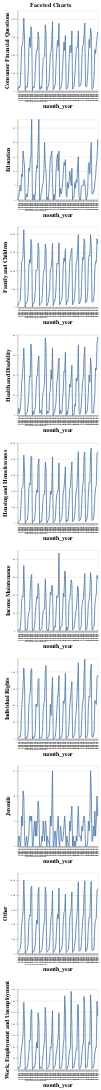

The code cell stored with this chart in its notebook:
### Code cell
# Create a list of charts to concatenate
facet_cols = list(ts_counts.columns)[1:]
charts = []

for cat in facet_cols:
    chart = alt.Chart(ts_counts).mark_line().encode(
        x='month_year',
        y=cat
    ).properties(
        width=200,
        height=200
    )
    charts.append(chart)
    
# Concatenate the charts into a facet chart
facet_chart = charts[0]
facet_chart
for chart in charts[1:]:
    facet_chart &= chart

# Configure the chart
facet_chart = facet_chart.properties(
    title='Faceted Charts'
).configure_axis(
    labelFontSize=5,
    titleFontSize=14
).configure_title(
    fontSize=16,
    fontWeight='bold',
    anchor='middle'
)

facet_chart

### Figure 1 — Vega-Lite specification as saved in the notebook (floating-point values rounded to 4 significant figures)
{"config": {"view": {"continuousWidth": 400, "continuousHeight": 300}, "axis": {"labelFontSize": 5, "titleFontSize": 14}, "title": {"anchor": "middle", "fontSize": 16, "fontWeight": "bold"}}, "vconcat": [{"mark": "line", "encoding": {"x": {"type": "nominal", "field": "month_year"}, "y": {"type": "quantitative", "field": "Consumer Financial Questions"}}, "height": 200, "width": 200}, {"mark": "line", "encoding": {"x": {"type": "nominal", "field": "month_year"}, "y": {"type": "quantitative", "field": "Education"}}, "height": 200, "width": 200}, {"mark": "line", "encoding": {"x": {"type": "nominal", "field": "month_year"}, "y": {"type": "quantitative", "field": "Family and Children"}}, "height": 200, "width": 200}, {"mark": "line", "encoding": {"x": {"type": "nominal", "field": "month_year"}, "y": {"type": "quantitative", "field": "Health and Disability"}}, "height": 200, "width": 200}, {"mark": "line", "encoding": {"x": {"type": "nominal", "field": "month_year"}, "y": {"type": "quantitative", "field": "Housing and Homelessness"}}, "height": 200, "width": 200}, {"mark": "line", "encoding": {"x": {"type": "nominal", "field": "month_year"}, "y": {"type": "quantitative", "field": "Income Maintenance"}}, "height": 200, "width": 200}, {"mark": "line", "encoding": {"x": {"type": "nominal", "field": "month_year"}, "y": {"type": "quantitative", "field": "Individual Rights"}}, "height": 200, "width": 200}, {"mark": "line", "encoding": {"x": {"type": "nominal", "field": "month_year"}, "y": {"type": "quantitative", "field": "Juvenile"}}, "height": 200, "width": 200}, {"mark": "line", "encoding": {"x": {"type": "nominal", "field": "month_year"}, "y": {"type": "quantitative", "field": "Other"}}, "height": 200, "width": 200}, {"mark": "line", "encoding": {"x": {"type": "nominal", "field": "month_year"}, "y": {"type": "quantitative", "field": "Work, Employment and Unemployment"}}, "height": 200, "width": 200}], "data": {"name": "data-1521109b7d05a1820f52dfdfe98d200a"}, "title": "Faceted Charts", "$schema": "https://vega.github.io/schema/vega-lite/v4.8.1.json", "datasets": {"data-1521109b7d05a1820f52dfdfe98d200a": [{"month_year": "1-2013", "Consumer Financial Questions": 6, "Education": 0, "Family and Children": 38, "Health and Disability": 1, "Housing and Homelessness": 6, "Income Maintenance": 0, "Individual Rights": 1, "Juvenile": 0, "Other": 11, "Work, Employment and Unemployment": 10}, {"month_year": "1-2014", "Consumer Financial Questions": 23, "Education": 1, "Family and Children": 126, "Health and Disability": 7, "Housing and Homelessness": 24, "Income Maintenance": 0, "Individual Rights": 3, "Juvenile": 2, "Other": 32, "Work, Employment and Unemployment": 4}, {"month_year": "1-2015", "Consumer Financial Questions": 16, "Education": 3, "Family and Children": 142, "Health and Disability": 2, "Housing and Homelessness": 34, "Income Maintenance": 2, "Individual Rights": 7, "Juvenile": 2, "Other": 46, "Work, Employment and Unemployment": 13}, {"month_year": "1-2016", "Consumer Financial Questions": 32, "Education": 5, "Family and Children": 168, "Health and Disability": 6, "Housing and Homelessness": 37, "Income Maintenance": 1, "Individual Rights": 5, "Juvenile": 0, "Other": 61, "Work, Employment and Unemployment": 13}, {"month_year": "1-2017", "Consumer Financial Questions": 122, "Education": 3, "Family and Children": 575, "Health and Disability": 14, "Housing and Homelessness": 202, "Income Maintenance": 13, "Individual Rights": 27, "Juvenile": 1, "Other": 144, "Work, Employment and Unemployment": 67}, {"month_year": "1-2018", "Consumer Financial Questions": 242, "Education": 9, "Family and Children": 1258, "Health and Disability": 31, "Housing and Homelessness": 420, "Income Maintenance": 32, "Individual Rights": 92, "Juvenile": 6, "Other": 382, "Work, Employment and Unemployment": 95}, {"month_year": "1-2019", "Consumer Financial Questions": 255, "Education": 8, "Family and Children": 1276, "Health and Disability": 39, "Housing and Homelessness": 445, "Income Maintenance": 39, "Individual Rights": 119, "Juvenile": 4, "Other": 490, "Work, Employment and Unemployment": 115}, {"month_year": "1-2020", "Consumer Financial Questions": 297, "Education": 17, "Family and Children": 1440, "Health and Disability": 50, "Housing and Homelessness": 472, "Income Maintenance": 38, "Individual Rights": 157, "Juvenile": 11, "Other": 559, "Work, Employment and Unemployment": 154}, {"month_year": "1-2021", "Consumer Financial Questions": 407, "Education": 14, "Family and Children": 2117, "Health and Disability": 67, "Housing and Homelessness": 851, "Income Maintenance": 73, "Individual Rights": 212, "Juvenile": 10, "Other": 1006, "Work, Employment and Unemployment": 293}, {"month_year": "1-2022", "Consumer Financial Questions": 296, "Education": 12, "Family and Children": 1366, "Health and Disability": 44, "Housing and Homelessness": 679, "Income Maintenance": 42, "Individual Rights": 169, "Juvenile": 2, "Other": 706, "Work, Employment and Unemployment": 205}, {"month_year": "10-2012", "Consumer Financial Questions": 1, "Education": 0, "Family and Children": 2, "Health and Disability": 0, "Housing and Homelessness": 0, "Income Maintenance": 0, "Individual Rights": 0, "Juvenile": 0, "Other": 0, "Work, Employment and Unemployment": 0}, {"month_year": "10-2013", "Consumer Financial Questions": 26, "Education": 1, "Family and Children": 129, "Health and Disability": 1, "Housing and Homelessness": 20, "Income Maintenance": 2, "Individual Rights": 0, "Juvenile": 1, "Other": 29, "Work, Employment and Unemployment": 8}, {"month_year": "10-2014", "Consumer Financial Questions": 22, "Education": 2, "Family and Children": 121, "Health and Disability": 2, "Housing and Homelessness": 37, "Income Maintenance": 1, "Individual Rights": 6, "Juvenile": 2, "Other": 39, "Work, Employment and Unemployment": 8}, {"month_year": "10-2015", "Consumer Financial Questions": 20, "Education": 1, "Family and Children": 154, "Health and Disability": 3, "Housing and Homelessness": 42, "Income Maintenance": 2, "Individual Rights": 5, "Juvenile": 0, "Other": 47, "Work, Employment and Unemployment": 10}, {"month_year": "10-2016", "Consumer Financial Questions": 89, "Education": 4, "Family and Children": 407, "Health and Disability": 12, "Housing and Homelessness": 140, "Income Maintenance": 15, "Individual Rights": 18, "Juvenile": 1, "Other": 135, "Work, Employment and Unemployment": 35}, {"month_year": "10-2017", "Consumer Financial Questions": 233, "Education": 11, "Family and Children": 1083, "Health and Disability": 21, "Housing and Homelessness": 420, "Income Maintenance": 21, "Individual Rights": 95, "Juvenile": 2, "Other": 424, "Work, Employment and Unemployment": 69}, {"month_year": "10-2018", "Consumer Financial Questions": 298, "Education": 10, "Family and Children": 1303, "Health and Disability": 39, "Housing and Homelessness": 501, "Income Maintenance": 22, "Individual Rights": 124, "Juvenile": 6, "Other": 527, "Work, Employment and Unemployment": 129}, {"month_year": "10-2019", "Consumer Financial Questions": 243, "Education": 14, "Family and Children": 1204, "Health and Disability": 38, "Housing and Homelessness": 480, "Income Maintenance": 46, "Individual Rights": 139, "Juvenile": 6, "Other": 512, "Work, Employment and Unemployment": 128}, {"month_year": "10-2020", "Consumer Financial Questions": 359, "Education": 15, "Family and Children": 1853, "Health and Disability": 71, "Housing and Homelessness": 829, "Income Maintenance": 59, "Individual Rights": 204, "Juvenile": 5, "Other": 874, "Work, Employment and Unemployment": 247}, {"month_year": "10-2021", "Consumer Financial Questions": 334, "Education": 28, "Family and Children": 1704, "Health and Disability": 58, "Housing and Homelessness": 831, "Income Maintenance": 63, "Individual Rights": 210, "Juvenile": 6, "Other": 925, "Work, Employment and Unemployment": 262}, {"month_year": "11-2012", "Consumer Financial Questions": 2, "Education": 0, "Family and Children": 3, "Health and Disability": 0, "Housing and Homelessness": 0, "Income Maintenance": 0, "Individual Rights": 0, "Juvenile": 0, "Other": 1, "Work, Employment and Unemployment": 0}, {"month_year": "11-2013", "Consumer Financial Questions": 24, "Education": 0, "Family and Children": 117, "Health and Disability": 4, "Housing and Homelessness": 29, "Income Maintenance": 1, "Individual Rights": 7, "Juvenile": 0, "Other": 42, "Work, Employment and Unemployment": 7}, {"month_year": "11-2014", "Consumer Financial Questions": 16, "Education": 2, "Family and Children": 110, "Health and Disability": 1, "Housing and Homelessness": 39, "Income Maintenance": 1, "Individual Rights": 3, "Juvenile": 3, "Other": 29, "Work, Employment and Unemployment": 12}, {"month_year": "11-2015", "Consumer Financial Questions": 23, "Education": 0, "Family and Children": 159, "Health and Disability": 4, "Housing and Homelessness": 36, "Income Maintenance": 4, "Individual Rights": 6, "Juvenile": 5, "Other": 43, "Work, Employment and Unemployment": 8}, {"month_year": "11-2016", "Consumer Financial Questions": 113, "Education": 2, "Family and Children": 430, "Health and Disability": 8, "Housing and Homelessness": 150, "Income Maintenance": 19, "Individual Rights": 21, "Juvenile": 2, "Other": 145, "Work, Employment and Unemployment": 33}, {"month_year": "11-2017", "Consumer Financial Questions": 205, "Education": 8, "Family and Children": 1013, "Health and Disability": 24, "Housing and Homelessness": 367, "Income Maintenance": 28, "Individual Rights": 104, "Juvenile": 5, "Other": 339, "Work, Employment and Unemployment": 84}, {"month_year": "11-2018", "Consumer Financial Questions": 230, "Education": 12, "Family and Children": 1011, "Health and Disability": 39, "Housing and Homelessness": 413, "Income Maintenance": 38, "Individual Rights": 95, "Juvenile": 2, "Other": 457, "Work, Employment and Unemployment": 119}, {"month_year": "11-2019", "Consumer Financial Questions": 228, "Education": 11, "Family and Children": 1056, "Health and Disability": 40, "Housing and Homelessness": 384, "Income Maintenance": 36, "Individual Rights": 101, "Juvenile": 5, "Other": 406, "Work, Employment and Unemployment": 94}, {"month_year": "11-2020", "Consumer Financial Questions": 330, "Education": 19, "Family and Children": 1752, "Health and Disability": 54, "Housing and Homelessness": 742, "Income Maintenance": 53, "Individual Rights": 176, "Juvenile": 9, "Other": 855, "Work, Employment and Unemployment": 248}, {"month_year": "11-2021", "Consumer Financial Questions": 290, "Education": 28, "Family and Children": 1605, "Health and Disability": 59, "Housing and Homelessness": 802, "Income Maintenance": 45, "Individual Rights": 180, "Juvenile": 7, "Other": 905, "Work, Employment and Unemployment": 213}, {"month_year": "12-2012", "Consumer Financial Questions": 8, "Education": 0, "Family and Children": 44, "Health and Disability": 2, "Housing and Homelessness": 4, "Income Maintenance": 1, "Individual Rights": 1, "Juvenile": 0, "Other": 8, "Work, Employment and Unemployment": 4}, {"month_year": "12-2013", "Consumer Financial Questions": 9, "Education": 0, "Family and Children": 102, "Health and Disability": 3, "Housing and Homelessness": 18, "Income Maintenance": 1, "Individual Rights": 3, "Juvenile": 0, "Other": 24, "Work, Employment and Unemployment": 12}, {"month_year": "12-2014", "Consumer Financial Questions": 24, "Education": 2, "Family and Children": 128, "Health and Disability": 5, "Housing and Homelessness": 34, "Income Maintenance": 2, "Individual Rights": 5, "Juvenile": 0, "Other": 31, "Work, Employment and Unemployment": 10}, {"month_year": "12-2015", "Consumer Financial Questions": 14, "Education": 3, "Family and Children": 130, "Health and Disability": 1, "Housing and Homelessness": 28, "Income Maintenance": 2, "Individual Rights": 4, "Juvenile": 2, "Other": 52, "Work, Employment and Unemployment": 2}, {"month_year": "12-2016", "Consumer Financial Questions": 97, "Education": 5, "Family and Children": 382, "Health and Disability": 17, "Housing and Homelessness": 179, "Income Maintenance": 13, "Individual Rights": 19, "Juvenile": 1, "Other": 122, "Work, Employment and Unemployment": 37}, {"month_year": "12-2017", "Consumer Financial Questions": 180, "Education": 6, "Family and Children": 867, "Health and Disability": 23, "Housing and Homelessness": 324, "Income Maintenance": 23, "Individual Rights": 82, "Juvenile": 5, "Other": 303, "Work, Employment and Unemployment": 69}, {"month_year": "12-2018", "Consumer Financial Questions": 188, "Education": 9, "Family and Children": 1012, "Health and Disability": 26, "Housing and Homelessness": 360, "Income Maintenance": 24, "Individual Rights": 105, "Juvenile": 3, "Other": 395, "Work, Employment and Unemployment": 105}, {"month_year": "12-2019", "Consumer Financial Questions": 196, "Education": 20, "Family and Children": 1037, "Health and Disability": 34, "Housing and Homelessness": 357, "Income Maintenance": 24, "Individual Rights": 116, "Juvenile": 1, "Other": 435, "Work, Employment and Unemployment": 120}, {"month_year": "12-2020", "Consumer Financial Questions": 370, "Education": 12, "Family and Children": 1729, "Health and Disability": 77, "Housing and Homelessness": 761, "Income Maintenance": 58, "Individual Rights": 198, "Juvenile": 5, "Other": 911, "Work, Employment and Unemployment": 272}, {"month_year": "12-2021", "Consumer Financial Questions": 321, "Education": 10, "Family and Children": 1595, "Health and Disability": 67, "Housing and Homelessness": 689, "Income Maintenance": 34, "Individual Rights": 219, "Juvenile": 4, "Other": 812, "Work, Employment and Unemployment": 187}, {"month_year": "2-2013", "Consumer Financial Questions": 4, "Education": 0, "Family and Children": 34, "Health and Disability": 1, "Housing and Homelessness": 6, "Income Maintenance": 2, "Individual Rights": 0, "Juvenile": 0, "Other": 19, "Work, Employment and Unemployment": 3}, {"month_year": "2-2014", "Consumer Financial Questions": 21, "Education": 1, "Family and Children": 97, "Health and Disability": 4, "Housing and Homelessness": 18, "Income Maintenance": 0, "Individual Rights": 2, "Juvenile": 2, "Other": 26, "Work, Employment and Unemployment": 5}, {"month_year": "2-2015", "Consumer Financial Questions": 25, "Education": 0, "Family and Children": 119, "Health and Disability": 2, "Housing and Homelessness": 42, "Income Maintenance": 0, "Individual Rights": 6, "Juvenile": 1, "Other": 40, "Work, Employment and Unemployment": 10}, {"month_year": "2-2016", "Consumer Financial Questions": 38, "Education": 3, "Family and Children": 296, "Health and Disability": 3, "Housing and Homelessness": 56, "Income Maintenance": 4, "Individual Rights": 8, "Juvenile": 1, "Other": 52, "Work, Employment and Unemployment": 13}, {"month_year": "2-2017", "Consumer Financial Questions": 127, "Education": 9, "Family and Children": 457, "Health and Disability": 22, "Housing and Homelessness": 179, "Income Maintenance": 24, "Individual Rights": 31, "Juvenile": 0, "Other": 143, "Work, Employment and Unemployment": 49}, {"month_year": "2-2018", "Consumer Financial Questions": 201, "Education": 15, "Family and Children": 1024, "Health and Disability": 25, "Housing and Homelessness": 399, "Income Maintenance": 43, "Individual Rights": 103, "Juvenile": 6, "Other": 338, "Work, Employment and Unemployment": 98}, {"month_year": "2-2019", "Consumer Financial Questions": 223, "Education": 15, "Family and Children": 1068, "Health and Disability": 45, "Housing and Homelessness": 359, "Income Maintenance": 40, "Individual Rights": 70, "Juvenile": 4, "Other": 497, "Work, Employment and Unemployment": 93}, {"month_year": "2-2020", "Consumer Financial Questions": 279, "Education": 17, "Family and Children": 1258, "Health and Disability": 36, "Housing and Homelessness": 440, "Income Maintenance": 51, "Individual Rights": 134, "Juvenile": 7, "Other": 553, "Work, Employment and Unemployment": 153}, {"month_year": "2-2021", "Consumer Financial Questions": 388, "Education": 6, "Family and Children": 1749, "Health and Disability": 67, "Housing and Homelessness": 826, "Income Maintenance": 50, "Individual Rights": 184, "Juvenile": 15, "Other": 857, "Work, Employment and Unemployment": 257}, {"month_year": "3-2013", "Consumer Financial Questions": 6, "Education": 0, "Family and Children": 36, "Health and Disability": 0, "Housing and Homelessness": 9, "Income Maintenance": 0, "Individual Rights": 0, "Juvenile": 0, "Other": 10, "Work, Employment and Unemployment": 3}, {"month_year": "3-2014", "Consumer Financial Questions": 12, "Education": 2, "Family and Children": 118, "Health and Disability": 2, "Housing and Homelessness": 19, "Income Maintenance": 1, "Individual Rights": 2, "Juvenile": 0, "Other": 30, "Work, Employment and Unemployment": 11}, {"month_year": "3-2015", "Consumer Financial Questions": 20, "Education": 0, "Family and Children": 164, "Health and Disability": 3, "Housing and Homelessness": 28, "Income Maintenance": 5, "Individual Rights": 3, "Juvenile": 3, "Other": 45, "Work, Employment and Unemployment": 14}, {"month_year": "3-2016", "Consumer Financial Questions": 44, "Education": 2, "Family and Children": 244, "Health and Disability": 8, "Housing and Homelessness": 67, "Income Maintenance": 4, "Individual Rights": 8, "Juvenile": 3, "Other": 63, "Work, Employment and Unemployment": 22}, {"month_year": "3-2017", "Consumer Financial Questions": 155, "Education": 10, "Family and Children": 567, "Health and Disability": 14, "Housing and Homelessness": 244, "Income Maintenance": 21, "Individual Rights": 35, "Juvenile": 0, "Other": 170, "Work, Employment and Unemployment": 65}, {"month_year": "3-2018", "Consumer Financial Questions": 232, "Education": 14, "Family and Children": 1199, "Health and Disability": 32, "Housing and Homelessness": 356, "Income Maintenance": 39, "Individual Rights": 84, "Juvenile": 2, "Other": 419, "Work, Employment and Unemployment": 87}, {"month_year": "3-2019", "Consumer Financial Questions": 283, "Education": 16, "Family and Children": 1192, "Health and Disability": 37, "Housing and Homelessness": 388, "Income Maintenance": 37, "Individual Rights": 124, "Juvenile": 4, "Other": 538, "Work, Employment and Unemployment": 115}, {"month_year": "3-2020", "Consumer Financial Questions": 249, "Education": 10, "Family and Children": 1172, "Health and Disability": 50, "Housing and Homelessness": 423, "Income Maintenance": 41, "Individual Rights": 137, "Juvenile": 6, "Other": 477, "Work, Employment and Unemployment": 148}, {"month_year": "3-2021", "Consumer Financial Questions": 378, "Education": 17, "Family and Children": 1765, "Health and Disability": 57, "Housing and Homelessness": 753, "Income Maintenance": 87, "Individual Rights": 189, "Juvenile": 1, "Other": 897, "Work, Employment and Unemployment": 247}, {"month_year": "4-2013", "Consumer Financial Questions": 6, "Education": 1, "Family and Children": 55, "Health and Disability": 1, "Housing and Homelessness": 13, "Income Maintenance": 0, "Individual Rights": 0, "Juvenile": 0, "Other": 12, "Work, Employment and Unemployment": 5}, {"month_year": "4-2014", "Consumer Financial Questions": 17, "Education": 4, "Family and Children": 144, "Health and Disability": 5, "Housing and Homelessness": 26, "Income Maintenance": 3, "Individual Rights": 5, "Juvenile": 4, "Other": 33, "Work, Employment and Unemployment": 6}, {"month_year": "4-2015", "Consumer Financial Questions": 19, "Education": 2, "Family and Children": 165, "Health and Disability": 2, "Housing and Homelessness": 46, "Income Maintenance": 5, "Individual Rights": 5, "Juvenile": 3, "Other": 42, "Work, Employment and Unemployment": 6}, {"month_year": "4-2016", "Consumer Financial Questions": 42, "Education": 3, "Family and Children": 231, "Health and Disability": 2, "Housing and Homelessness": 73, "Income Maintenance": 5, "Individual Rights": 6, "Juvenile": 1, "Other": 75, "Work, Employment and Unemployment": 22}, {"month_year": "4-2017", "Consumer Financial Questions": 118, "Education": 6, "Family and Children": 520, "Health and Disability": 15, "Housing and Homelessness": 212, "Income Maintenance": 18, "Individual Rights": 35, "Juvenile": 1, "Other": 166, "Work, Employment and Unemployment": 53}, {"month_year": "4-2018", "Consumer Financial Questions": 207, "Education": 9, "Family and Children": 1163, "Health and Disability": 25, "Housing and Homelessness": 386, "Income Maintenance": 42, "Individual Rights": 113, "Juvenile": 2, "Other": 443, "Work, Employment and Unemployment": 107}, {"month_year": "4-2019", "Consumer Financial Questions": 273, "Education": 13, "Family and Children": 1348, "Health and Disability": 44, "Housing and Homelessness": 438, "Income Maintenance": 38, "Individual Rights": 106, "Juvenile": 4, "Other": 563, "Work, Employment and Unemployment": 136}, {"month_year": "4-2020", "Consumer Financial Questions": 226, "Education": 12, "Family and Children": 1253, "Health and Disability": 43, "Housing and Homelessness": 552, "Income Maintenance": 67, "Individual Rights": 119, "Juvenile": 6, "Other": 574, "Work, Employment and Unemployment": 322}, {"month_year": "4-2021", "Consumer Financial Questions": 311, "Education": 14, "Family and Children": 1598, "Health and Disability": 63, "Housing and Homelessness": 705, "Income Maintenance": 65, "Individual Rights": 196, "Juvenile": 3, "Other": 811, "Work, Employment and Unemployment": 248}, {"month_year": "5-2013", "Consumer Financial Questions": 10, "Education": 2, "Family and Children": 63, "Health and Disability": 0, "Housing and Homelessness": 14, "Income Maintenance": 0, "Individual Rights": 1, "Juvenile": 0, "Other": 13, "Work, Employment and Unemployment": 3}, {"month_year": "5-2014", "Consumer Financial Questions": 14, "Education": 1, "Family and Children": 147, "Health and Disability": 4, "Housing and Homelessness": 45, "Income Maintenance": 4, "Individual Rights": 4, "Juvenile": 2, "Other": 27, "Work, Employment and Unemployment": 4}, {"month_year": "5-2015", "Consumer Financial Questions": 15, "Education": 6, "Family and Children": 141, "Health and Disability": 1, "Housing and Homelessness": 29, "Income Maintenance": 1, "Individual Rights": 5, "Juvenile": 1, "Other": 35, "Work, Employment and Unemployment": 12}, {"month_year": "5-2016", "Consumer Financial Questions": 47, "Education": 4, "Family and Children": 264, "Health and Disability": 8, "Housing and Homelessness": 64, "Income Maintenance": 4, "Individual Rights": 9, "Juvenile": 0, "Other": 54, "Work, Employment and Unemployment": 19}, {"month_year": "5-2017", "Consumer Financial Questions": 158, "Education": 6, "Family and Children": 691, "Health and Disability": 16, "Housing and Homelessness": 232, "Income Maintenance": 32, "Individual Rights": 37, "Juvenile": 0, "Other": 182, "Work, Employment and Unemployment": 62}, {"month_year": "5-2018", "Consumer Financial Questions": 251, "Education": 10, "Family and Children": 1244, "Health and Disability": 31, "Housing and Homelessness": 434, "Income Maintenance": 35, "Individual Rights": 95, "Juvenile": 5, "Other": 473, "Work, Employment and Unemployment": 86}, {"month_year": "5-2019", "Consumer Financial Questions": 255, "Education": 8, "Family and Children": 1363, "Health and Disability": 28, "Housing and Homelessness": 452, "Income Maintenance": 45, "Individual Rights": 119, "Juvenile": 3, "Other": 553, "Work, Employment and Unemployment": 95}, {"month_year": "5-2020", "Consumer Financial Questions": 212, "Education": 5, "Family and Children": 1527, "Health and Disability": 37, "Housing and Homelessness": 625, "Income Maintenance": 57, "Individual Rights": 146, "Juvenile": 6, "Other": 606, "Work, Employment and Unemployment": 341}, {"month_year": "5-2021", "Consumer Financial Questions": 335, "Education": 11, "Family and Children": 1608, "Health and Disability": 50, "Housing and Homelessness": 766, "Income Maintenance": 53, "Individual Rights": 171, "Juvenile": 8, "Other": 843, "Work, Employment and Unemployment": 184}, {"month_year": "6-2013", "Consumer Financial Questions": 10, "Education": 0, "Family and Children": 66, "Health and Disability": 0, "Housing and Homelessness": 21, "Income Maintenance": 1, "Individual Rights": 4, "Juvenile": 0, "Other": 15, "Work, Employment and Unemployment": 5}, {"month_year": "6-2014", "Consumer Financial Questions": 20, "Education": 1, "Family and Children": 133, "Health and Disability": 0, "Housing and Homelessness": 37, "Income Maintenance": 3, "Individual Rights": 3, "Juvenile": 2, "Other": 41, "Work, Employment and Unemployment": 13}, {"month_year": "6-2015", "Consumer Financial Questions": 25, "Education": 1, "Family and Children": 135, "Health and Disability": 1, "Housing and Homelessness": 45, "Income Maintenance": 3, "Individual Rights": 9, "Juvenile": 0, "Other": 42, "Work, Employment and Unemployment": 11}, {"month_year": "6-2016", "Consumer Financial Questions": 78, "Education": 6, "Family and Children": 374, "Health and Disability": 11, "Housing and Homelessness": 112, "Income Maintenance": 8, "Individual Rights": 15, "Juvenile": 1, "Other": 136, "Work, Employment and Unemployment": 38}, {"month_year": "6-2017", "Consumer Financial Questions": 149, "Education": 4, "Family and Children": 734, "Health and Disability": 9, "Housing and Homelessness": 279, "Income Maintenance": 20, "Individual Rights": 57, "Juvenile": 0, "Other": 226, "Work, Employment and Unemployment": 60}, {"month_year": "6-2018", "Consumer Financial Questions": 230, "Education": 7, "Family and Children": 1225, "Health and Disability": 37, "Housing and Homelessness": 405, "Income Maintenance": 23, "Individual Rights": 84, "Juvenile": 2, "Other": 395, "Work, Employment and Unemployment": 89}, {"month_year": "6-2019", "Consumer Financial Questions": 247, "Education": 6, "Family and Children": 1261, "Health and Disability": 34, "Housing and Homelessness": 451, "Income Maintenance": 32, "Individual Rights": 117, "Juvenile": 1, "Other": 498, "Work, Employment and Unemployment": 87}, {"month_year": "6-2020", "Consumer Financial Questions": 245, "Education": 12, "Family and Children": 1578, "Health and Disability": 36, "Housing and Homelessness": 654, "Income Maintenance": 50, "Individual Rights": 170, "Juvenile": 5, "Other": 703, "Work, Employment and Unemployment": 284}, {"month_year": "6-2021", "Consumer Financial Questions": 336, "Education": 15, "Family and Children": 1985, "Health and Disability": 70, "Housing and Homelessness": 892, "Income Maintenance": 47, "Individual Rights": 227, "Juvenile": 8, "Other": 983, "Work, Employment and Unemployment": 277}, {"month_year": "7-2013", "Consumer Financial Questions": 24, "Education": 1, "Family and Children": 86, "Health and Disability": 3, "Housing and Homelessness": 30, "Income Maintenance": 2, "Individual Rights": 2, "Juvenile": 2, "Other": 31, "Work, Employment and Unemployment": 5}, {"month_year": "7-2014", "Consumer Financial Questions": 26, "Education": 0, "Family and Children": 117, "Health and Disability": 1, "Housing and Homelessness": 36, "Income Maintenance": 1, "Individual Rights": 4, "Juvenile": 2, "Other": 44, "Work, Employment and Unemployment": 4}, {"month_year": "7-2015", "Consumer Financial Questions": 30, "Education": 0, "Family and Children": 172, "Health and Disability": 3, "Housing and Homelessness": 55, "Income Maintenance": 2, "Individual Rights": 5, "Juvenile": 2, "Other": 45, "Work, Employment and Unemployment": 9}, {"month_year": "7-2016", "Consumer Financial Questions": 52, "Education": 4, "Family and Children": 296, "Health and Disability": 9, "Housing and Homelessness": 85, "Income Maintenance": 5, "Individual Rights": 12, "Juvenile": 1, "Other": 94, "Work, Employment and Unemployment": 22}, {"month_year": "7-2017", "Consumer Financial Questions": 184, "Education": 5, "Family and Children": 892, "Health and Disability": 21, "Housing and Homelessness": 315, "Income Maintenance": 27, "Individual Rights": 72, "Juvenile": 4, "Other": 283, "Work, Employment and Unemployment": 66}, {"month_year": "7-2018", "Consumer Financial Questions": 255, "Education": 5, "Family and Children": 1356, "Health and Disability": 33, "Housing and Homelessness": 464, "Income Maintenance": 33, "Individual Rights": 108, "Juvenile": 3, "Other": 432, "Work, Employment and Unemployment": 109}, {"month_year": "7-2019", "Consumer Financial Questions": 259, "Education": 5, "Family and Children": 1301, "Health and Disability": 38, "Housing and Homelessness": 522, "Income Maintenance": 36, "Individual Rights": 118, "Juvenile": 5, "Other": 530, "Work, Employment and Unemployment": 110}, {"month_year": "7-2020", "Consumer Financial Questions": 316, "Education": 7, "Family and Children": 1870, "Health and Disability": 59, "Housing and Homelessness": 848, "Income Maintenance": 49, "Individual Rights": 193, "Juvenile": 6, "Other": 820, "Work, Employment and Unemployment": 319}, {"month_year": "7-2021", "Consumer Financial Questions": 380, "Education": 6, "Family and Children": 1774, "Health and Disability": 68, "Housing and Homelessness": 888, "Income Maintenance": 64, "Individual Rights": 238, "Juvenile": 5, "Other": 995, "Work, Employment and Unemployment": 256}, {"month_year": "8-2013", "Consumer Financial Questions": 26, "Education": 3, "Family and Children": 118, "Health and Disability": 1, "Housing and Homelessness": 18, "Income Maintenance": 1, "Individual Rights": 3, "Juvenile": 0, "Other": 26, "Work, Employment and Unemployment": 7}, {"month_year": "8-2014", "Consumer Financial Questions": 22, "Education": 0, "Family and Children": 127, "Health and Disability": 3, "Housing and Homelessness": 34, "Income Maintenance": 1, "Individual Rights": 4, "Juvenile": 0, "Other": 46, "Work, Employment and Unemployment": 13}, {"month_year": "8-2015", "Consumer Financial Questions": 28, "Education": 1, "Family and Children": 190, "Health and Disability": 3, "Housing and Homelessness": 54, "Income Maintenance": 2, "Individual Rights": 5, "Juvenile": 0, "Other": 47, "Work, Employment and Unemployment": 11}, {"month_year": "8-2016", "Consumer Financial Questions": 96, "Education": 3, "Family and Children": 408, "Health and Disability": 10, "Housing and Homelessness": 132, "Income Maintenance": 13, "Individual Rights": 16, "Juvenile": 1, "Other": 140, "Work, Employment and Unemployment": 35}, {"month_year": "8-2017", "Consumer Financial Questions": 191, "Education": 12, "Family and Children": 1217, "Health and Disability": 23, "Housing and Homelessness": 377, "Income Maintenance": 32, "Individual Rights": 98, "Juvenile": 5, "Other": 382, "Work, Employment and Unemployment": 96}, {"month_year": "8-2018", "Consumer Financial Questions": 288, "Education": 13, "Family and Children": 1425, "Health and Disability": 40, "Housing and Homelessness": 508, "Income Maintenance": 34, "Individual Rights": 128, "Juvenile": 3, "Other": 497, "Work, Employment and Unemployment": 121}, {"month_year": "8-2019", "Consumer Financial Questions": 242, "Education": 9, "Family and Children": 1407, "Health and Disability": 33, "Housing and Homelessness": 502, "Income Maintenance": 41, "Individual Rights": 124, "Juvenile": 5, "Other": 488, "Work, Employment and Unemployment": 109}, {"month_year": "8-2020", "Consumer Financial Questions": 351, "Education": 16, "Family and Children": 1982, "Health and Disability": 57, "Housing and Homelessness": 877, "Income Maintenance": 65, "Individual Rights": 203, "Juvenile": 15, "Other": 854, "Work, Employment and Unemployment": 326}, {"month_year": "8-2021", "Consumer Financial Questions": 322, "Education": 20, "Family and Children": 1703, "Health and Disability": 47, "Housing and Homelessness": 936, "Income Maintenance": 55, "Individual Rights": 223, "Juvenile": 11, "Other": 991, "Work, Employment and Unemployment": 251}, {"month_year": "9-2013", "Consumer Financial Questions": 8, "Education": 2, "Family and Children": 145, "Health and Disability": 2, "Housing and Homelessness": 35, "Income Maintenance": 1, "Individual Rights": 5, "Juvenile": 1, "Other": 47, "Work, Employment and Unemployment": 5}, {"month_year": "9-2014", "Consumer Financial Questions": 14, "Education": 2, "Family and Children": 136, "Health and Disability": 3, "Housing and Homelessness": 41, "Income Maintenance": 1, "Individual Rights": 7, "Juvenile": 1, "Other": 42, "Work, Employment and Unemployment": 10}, {"month_year": "9-2015", "Consumer Financial Questions": 25, "Education": 3, "Family and Children": 192, "Health and Disability": 2, "Housing and Homelessness": 56, "Income Maintenance": 4, "Individual Rights": 7, "Juvenile": 4, "Other": 46, "Work, Employment and Unemployment": 10}, {"month_year": "9-2016", "Consumer Financial Questions": 89, "Education": 3, "Family and Children": 375, "Health and Disability": 11, "Housing and Homelessness": 130, "Income Maintenance": 5, "Individual Rights": 21, "Juvenile": 2, "Other": 99, "Work, Employment and Unemployment": 27}, {"month_year": "9-2017", "Consumer Financial Questions": 231, "Education": 6, "Family and Children": 1067, "Health and Disability": 21, "Housing and Homelessness": 336, "Income Maintenance": 29, "Individual Rights": 115, "Juvenile": 7, "Other": 396, "Work, Employment and Unemployment": 74}, {"month_year": "9-2018", "Consumer Financial Questions": 208, "Education": 8, "Family and Children": 1252, "Health and Disability": 47, "Housing and Homelessness": 444, "Income Maintenance": 36, "Individual Rights": 109, "Juvenile": 2, "Other": 457, "Work, Employment and Unemployment": 95}, {"month_year": "9-2019", "Consumer Financial Questions": 253, "Education": 12, "Family and Children": 1223, "Health and Disability": 45, "Housing and Homelessness": 471, "Income Maintenance": 41, "Individual Rights": 103, "Juvenile": 5, "Other": 486, "Work, Employment and Unemployment": 96}, {"month_year": "9-2020", "Consumer Financial Questions": 293, "Education": 14, "Family and Children": 1871, "Health and Disability": 71, "Housing and Homelessness": 866, "Income Maintenance": 62, "Individual Rights": 183, "Juvenile": 10, "Other": 863, "Work, Employment and Unemployment": 298}, {"month_year": "9-2021", "Consumer Financial Questions": 330, "Education": 21, "Family and Children": 1728, "Health and Disability": 78, "Housing and Homelessness": 889, "Income Maintenance": 58, "Individual Rights": 190, "Juvenile": 6, "Other": 890, "Work, Employment and Unemployment": 234}]}}
